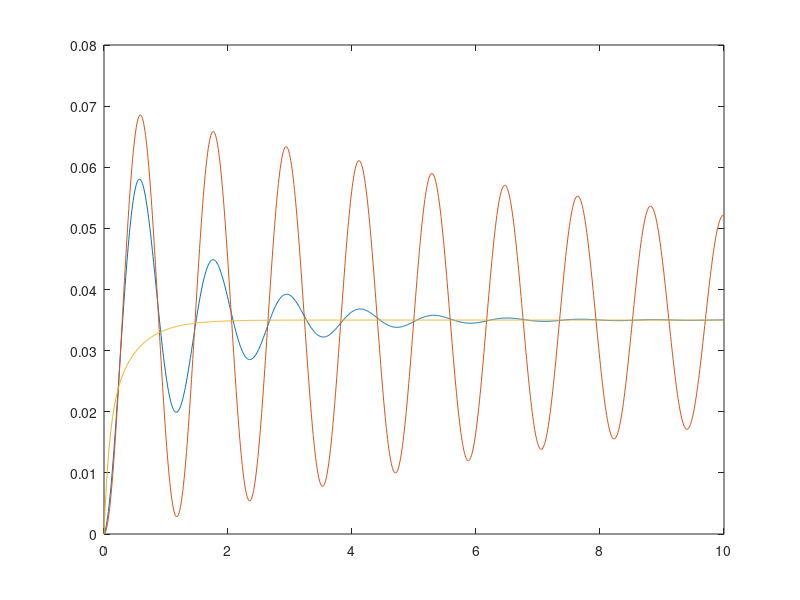

Source code (MATLAB):
function FleraStegsvar( )
%FLERAIMPULSSVAR Summary of this function goes here
%   Detailed explanation goes here
%
%y = 1./(w*m).*(1 - cos(w.*t).*exp(-a.*t) -
%a./w.*sin(w.*t).*exp(-a.*t))./(w + ((a.^2)./w)); FEL!!!

k = 2000;
c = 100;
m = 70;

w = sqrt(-(c/(2*m))^2 + (k/m));
a = c/(2*m);

t = linspace(0,10,1000);

y = (1./(w.^2 + a.^2)) * (1 - cos(w.*t).*exp(-a.*t) - (a./w^2).*sin(w*t).*exp(-a.*t));

hFig = figure(1);
set(hFig, 'Position', [0,0,700,400]);

c = 10;
w = sqrt(-(c/(2*m))^2 + (k/m));
a = c/(2*m);
u = (1./(w.^2 + a.^2)) * (1 - cos(w.*t).*exp(-a.*t) - (a./w^2).*sin(w*t).*exp(-a.*t));


c = 1000;
w = sqrt(-(c/(2*m))^2 + (k/m));
a = c/(2*m);
v = (1./(w.^2 + a.^2)) * (1 - cos(w.*t).*exp(-a.*t) - (a./w^2).*sin(w*t).*exp(-a.*t));
plot(t,y,t,u,t,v);


end

